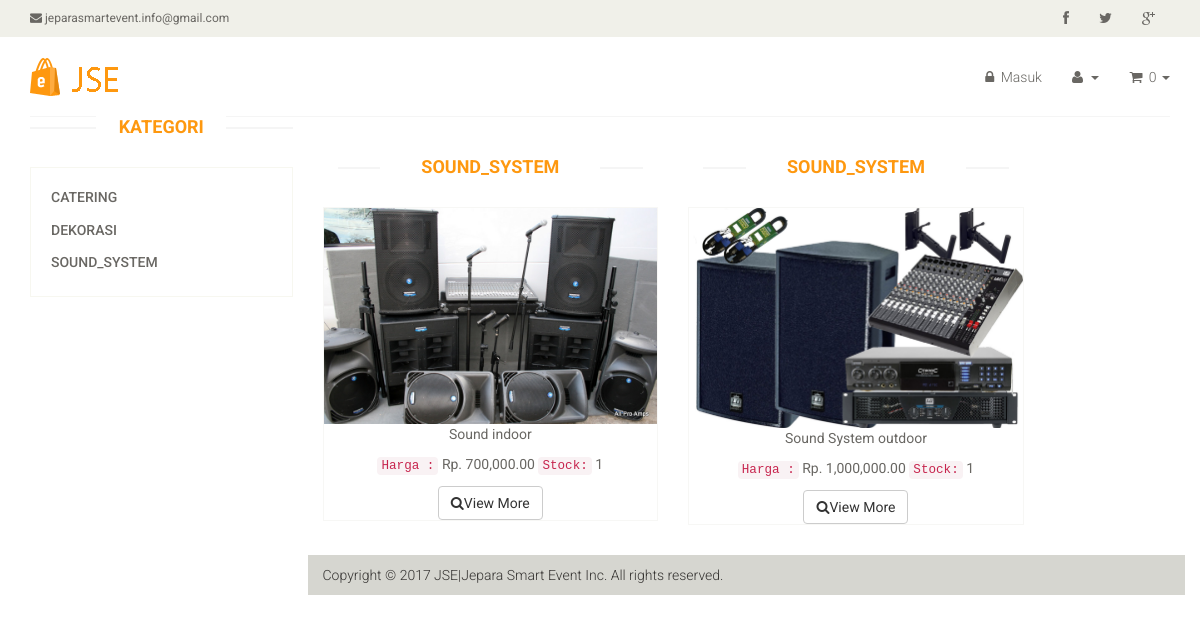
The page /home/category/Sound_System on the database its author committed.
### tables this page shows
CREATE TABLE `products` (
  `pro_id` int(16) NOT NULL,
  `pro_name` varchar(50) NOT NULL,
  `pro_title` varchar(20) NOT NULL,
  `pro_description` text NOT NULL,
  `pro_price` int(9) NOT NULL,
  `pro_stock` int(3) NOT NULL,
  `pro_image` text NOT NULL,
  `perusahaan` varchar(255) NOT NULL
);

### application/controllers/home.php (called while the page is built, shortened)
<?php
class Home extends CI_Controller {
	public function __construct ()
	{
		$this->load->model('model_products');
		$this->load->model('model_settings');
	}
	public function category($pro_name)
	{
			$data['get_sitename'] = $this->model_settings->sitename_settings();
			$data['get_footer'] = $this->model_settings->footer_settings();
			$data['starts'] = $this->model_products->dis_products();
			$data['comes'] = $this->model_products->showme($pro_name);
			$this->load->view('this_products',$data);
	}
}

### index.php (called while the page is built, shortened)
<?php
require_once BASEPATH.'core/CodeIgniter.php';

### application/models/model_products.php (called while the page is built, shortened)
<?php
class Model_products extends CI_Model {
		public function dis_products()
		{
				$this->db->distinct();
				$query = $this->db->query('SELECT DISTINCT pro_name FROM products');
				return $query->result();
		}
		public function showme($pro_name)
		{
			$query = $this->db->get_where('products', array('pro_name' => $pro_name));
			return $query->result();
		}
}

### application/views/this_products.php (the view, shortened to what this page needs)
<!DOCTYPE html>
<html lang="en">
<head>
    <link href="<?php echo base_url(); ?>assets/front/css/bootstrap.min.css" rel="stylesheet">
    <link href="<?php echo base_url(); ?>assets/front/css/font-awesome.min.css" rel="stylesheet">
    <link href="<?php echo base_url(); ?>assets/front/css/prettyPhoto.css" rel="stylesheet">
    <link href="<?php echo base_url(); ?>assets/front/css/price-range.css" rel="stylesheet">
    <link href="<?php echo base_url(); ?>assets/front/css/animate.css" rel="stylesheet">
    <link href="<?php echo base_url(); ?>assets/front/css/main.css" rel="stylesheet">
    <link href="<?php echo base_url(); ?>assets/front/css/responsive.css" rel="stylesheet">
</head>
<body>
<div class="header_top">
            <div class="container">
                <div class="row">
                    <div class="col-sm-6">
                        <div class="contactinfo">
                            <ul class="nav nav-pills">
                                <li><a href="#"><i class="fa fa-envelope"></i> jeparasmartevent.info@gmail.com</a></li>
                            </ul>
                        </div>
                    </div>
                    <div class="col-sm-6">
                        <div class="social-icons pull-right">
                            <ul class="nav navbar-nav">
                                <li><a href="#"><i class="fa fa-facebook"></i></a></li>
                                <li><a href="#"><i class="fa fa-twitter"></i></a></li>
                                <li><a href="#"><i class="fa fa-google-plus"></i></a></li>
                            </ul>
                        </div>
                    </div>
                </div>
            </div>
        </div>
<div class="recommended_items">
<br><br>
                        <div id="recommended-item-carousel" class="carousel slide" data-ride="carousel">
                            <div class="carousel-inner">
                                <div class="item active">
                                  <?php foreach ($comes as $product ) : ?>
                                    <div class="col-sm-5">
                                    <h2 class="title text-center"><?= $product->pro_name  ?></h2>
                                        <div class="product-image-wrapper">
                                            <div class="single-products">
                                                <div class="productinfo text-center">
                                                    <?php
                                                    $product_image =['src'  =>'assets/uploads/'.$product->pro_image,
                                                    'class'=>'img-responsive img-portfolio img-hover',
                                                    'id'=>'g'
                                                    ];
                                                    echo img($product_image);
                                                ?>
                                                    <p id="t"> <?=  $product->pro_description  ?></p>
                       <p><code>Harga :</code> Rp. <?= $this->cart->format_number( $product->pro_price );  ?>  <code> Stock:</code> <?=  $product->pro_stock  ?> </p>
                                                    <a href="<?php echo base_url(); ?>home/view/<?php echo $product->pro_id ; ?> " class="btn btn-default "><i class="fa fa-search"></i>View More</a>
                                                </div>
                                            </div>
                                        </div>
                                    </div>
                                <?php endforeach; ?>
                                </div>
                    </div>
</body>
</html>

### assets/front/css/main.css (style rules this page uses)
body { font-family: 'Roboto', sans-serif; background:; position: relative; font-weight:400px; }
ul li { list-style: none; }
a { -webkit-transition: 300ms; -moz-transition: 300ms; -o-transition: 300ms; transition: 300ms; }
h1, h2, h3, h4, h5, h6 { font-family: 'Roboto', sans-serif; }
.header_top { background: none repeat scroll 0 0 #F0F0E9; }
.contactinfo ul li:first-child { margin-left: -15px; }
.contactinfo ul li a { font-size: 12px; color: #696763; font-family: 'Roboto', sans-serif; }
.social-icons ul li a { border: 0 none; border-radius: 0; color: #696763; padding:0px; }
.social-icons ul li { display:inline-block; }
.social-icons ul li a i { padding: 11px 15px; transition: all 0.9s ease 0s; -moz-transition: all 0.9s ease 0s; -webkit-transition: all 0.9s ease 0s; -o-transition: all 0.9s ease 0s; }
.item { padding-left: 100px; }
.item h2 { color: #363432; font-family: 'Roboto', sans-serif; font-size: 28px; font-weight: 700; margin-bottom: 22px; margin-top: 10px; }
.item p { color:#363432; font-size:16px; font-weight:300; font-family: 'Roboto', sans-serif; }
.left-sidebar h2:after, h2.title:after { content: " "; position: absolute; border: 1px solid #f5f5f5; bottom:8px; left: 0; width: 100%; height: 0; z-index: -2; }
h2.title:before { content: " "; position: absolute; background: #fff; bottom: -6px; width: 220px; height: 30px; z-index: -1; left: 50%; margin-left: -110px; }
.category-products .panel-default .panel-heading .panel-title a { color: #696763; font-family: 'Roboto', sans-serif; font-size: 14px; text-decoration: none; text-transform: uppercase; }
h2.title { color: #FE980F; font-family: 'Roboto', sans-serif; font-size: 18px; font-weight: 700; margin: 0 15px; text-transform: uppercase; margin-bottom: 30px; position: relative; }
.product-image-wrapper { border:1px solid #F7F7F5; overflow: hidden; margin-bottom:30px; }
.single-products { position: relative; }
.productinfo p { font-family: 'Roboto', sans-serif; font-size: 14px; font-weight: 400; color: #696763; }
.productinfo img { width: 100%; }
.productinfo { position:relative; }
.recommended_items { overflow: hidden; }
#recommended-item-carousel .carousel-inner .item { padding-left: 0; }

### rows shown on the page
products: pro_name "SOUND_SYSTEM", pro_image (picture), pro_description "Sound indoor", pro_price "700,000.00", pro_stock "1"
products: pro_name "SOUND_SYSTEM", pro_image (picture), pro_description "Sound System outdoor", pro_price "1,000,000.00", pro_stock "1"

### other values the page prints
$this->cart->total_items() "0"
anchor('home/category/'.$start->pro_name,$start->pro_name) "CATERING"
anchor('home/category/'.$start->pro_name,$start->pro_name) "DEKORASI"
anchor('home/category/'.$start->pro_name,$start->pro_name) "SOUND_SYSTEM"
